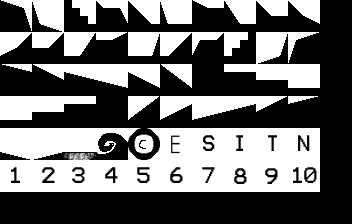

This game map was drawn from its Tiled (.tmx) file and the tilesets committed beside it. A one-line description and the full map source follow:
An orthogonal 11x7 tile map with 32x32 px tiles, 1 tile layer (Tile Layer 1).

<map version="1.0" orientation="orthogonal" width="11" height="7" tilewidth="32" tileheight="32">
 <tileset firstgid="1" name="2D tiles all newest" tilewidth="32" tileheight="32">
  <image source="2D tiles all newest.png" width="320" height="192" />
 </tileset>
 <layer name="Tile Layer 1" width="11" height="7">
  <data>
   <tile gid="1" />
   <tile gid="2" />
   <tile gid="3" />
   <tile gid="4" />
   <tile gid="5" />
   <tile gid="6" />
   <tile gid="7" />
   <tile gid="8" />
   <tile gid="9" />
   <tile gid="10" />
   <tile gid="0" />
   <tile gid="11" />
   <tile gid="12" />
   <tile gid="13" />
   <tile gid="14" />
   <tile gid="15" />
   <tile gid="16" />
   <tile gid="17" />
   <tile gid="18" />
   <tile gid="19" />
   <tile gid="20" />
   <tile gid="0" />
   <tile gid="21" />
   <tile gid="22" />
   <tile gid="23" />
   <tile gid="24" />
   <tile gid="25" />
   <tile gid="26" />
   <tile gid="27" />
   <tile gid="28" />
   <tile gid="29" />
   <tile gid="30" />
   <tile gid="0" />
   <tile gid="31" />
   <tile gid="32" />
   <tile gid="33" />
   <tile gid="34" />
   <tile gid="35" />
   <tile gid="36" />
   <tile gid="37" />
   <tile gid="38" />
   <tile gid="39" />
   <tile gid="40" />
   <tile gid="0" />
   <tile gid="41" />
   <tile gid="42" />
   <tile gid="43" />
   <tile gid="44" />
   <tile gid="45" />
   <tile gid="46" />
   <tile gid="47" />
   <tile gid="48" />
   <tile gid="49" />
   <tile gid="50" />
   <tile gid="0" />
   <tile gid="51" />
   <tile gid="52" />
   <tile gid="53" />
   <tile gid="54" />
   <tile gid="55" />
   <tile gid="56" />
   <tile gid="57" />
   <tile gid="58" />
   <tile gid="59" />
   <tile gid="60" />
   <tile gid="0" />
   <tile gid="0" />
   <tile gid="0" />
   <tile gid="0" />
   <tile gid="0" />
   <tile gid="0" />
   <tile gid="0" />
   <tile gid="0" />
   <tile gid="0" />
   <tile gid="0" />
   <tile gid="0" />
   <tile gid="0" />
  </data>
 </layer>
</map>